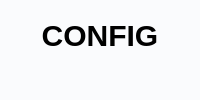
      <widget class="QWidget" name="page_Config_2">
       <property name="styleSheet">
        <string notr="true">QWidget{
	background-color:#fafbfd;
    border:0px;
}</string>
       </property>
       <layout class="QVBoxLayout" name="verticalLayout_40">
        <property name="spacing">
         <number>0</number>
        </property>
        <property name="leftMargin">
         <number>0</number>
        </property>
        <property name="topMargin">
         <number>0</number>
        </property>
        <property name="rightMargin">
         <number>0</number>
        </property>
        <property name="bottomMargin">
         <number>0</number>
        </property>
        <item>
         <widget class="QFrame" name="frame_CentralControl_11">
          <property name="styleSheet">
           <string notr="true">QFrame{

	background-color:#fafbfd;
   border:0px;
}</string>
          </property>
          <property name="frameShape">
           <enum>QFrame::StyledPanel</enum>
          </property>
          <property name="frameShadow">
           <enum>QFrame::Raised</enum>
          </property>
          <layout class="QVBoxLayout" name="verticalLayout_41">
           <item>
            <widget class="QFrame" name="frame_19">
             <property name="frameShape">
              <enum>QFrame::StyledPanel</enum>
             </property>
             <property name="frameShadow">
              <enum>QFrame::Raised</enum>
             </property>
             <layout class="QHBoxLayout" name="horizontalLayout_34">
              <item>
               <widget class="QLabel" name="label_11">
                <property name="styleSheet">
                 <string notr="true">QLabel{

		font-size:30px;
	    border:0px;
	font-weight: bold;

}</string>
                </property>
                <property name="text">
                 <string>CONFIG</string>
                </property>
                <property name="alignment">
                 <set>Qt::AlignCenter</set>
                </property>
               </widget>
              </item>
             </layout>
            </widget>
           </item>
           <item>
            <widget class="QFrame" name="frame_CentralBottom_11">
             <property name="frameShape">
              <enum>QFrame::StyledPanel</enum>
             </property>
             <property name="frameShadow">
              <enum>QFrame::Raised</enum>
             </property>
             <layout class="QHBoxLayout" name="horizontalLayout_35"/>
            </widget>
           </item>
          </layout>
         </widget>
        </item>
       </layout>
      </widget>
